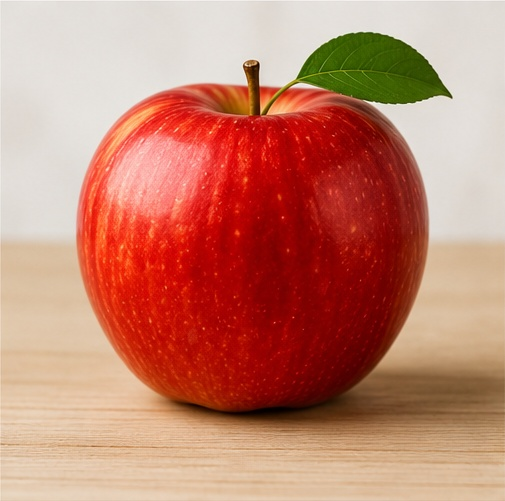
#> input picture image_segmentation_studio/tests/test_images/apple.jpg, 505 x 501 px, found by its file name
$ python kmeans_segmentation.py
#> lines starting #> are read from the running program, lines starting #| are printed output that depends on the picture; long printed decimals are rounded

import cv2
import numpy as np
import matplotlib.pyplot as plt
import time
from pathlib import Path


def cluster_pixels(image, K=3):

    # Reshape pixels into a 2D array
    pixels = image.reshape((-1, 3))

    # Convert pixels to float32
    pixels = np.float32(pixels)

    # Define stopping criteria
    criteria = (
        cv2.TERM_CRITERIA_EPS +
        cv2.TERM_CRITERIA_MAX_ITER,
        100,
        0.2
    )

    compactness, labels, centers = cv2.kmeans(
        pixels,
        K,
        None,
        criteria,
        5,
        cv2.KMEANS_PP_CENTERS
    )

    # Replace pixels with cluster colours
    centers = np.uint8(centers)
    segmented = centers[labels.flatten()]

    #  Reconstruct the image
    segmented = segmented.reshape(image.shape)

    return segmented, compactness


def segment_kmeans(image, k=3):
    """Studio interface: BGR image in, segmented BGR image of the same size out."""
    segmented, _ = cluster_pixels(image, k)
    return segmented


def kmeans_segmentation(image_path, image_name):

#> called with image_path = 'apple.jpg', image_name = 'Apple'
    project_dir = Path(__file__).resolve().parent.parent
    input_path = Path(image_path)
    if not input_path.is_absolute() and not input_path.is_file():
        input_path = project_dir / "tests" / "test_images" / input_path

    image = cv2.imread(str(input_path))
#> image is the input picture: shape (501, 505, 3); mean B, G, R 111.8, 131, 195.6
    if image is None:
        raise FileNotFoundError(f"Could not read image: {input_path}")

    # Convert BGR to RGB for display
    original = cv2.cvtColor(image, cv2.COLOR_BGR2RGB)

    # Set K = 3
    K = 3

    # Apply K-means and measure time
    start = time.perf_counter()

    segmented, compactness = cluster_pixels(image, K)
#> in cluster_pixels, `compactness, labels, centers = cv2.kmeans( pixels, K, None, criteria, ..`: compactness = 564767526.3; centers = [[187.2, 205.1, 225], [7.92, 23.7, 145.4], [74.25, 106.6, 204.3]]
#> in cluster_pixels, `centers = np.uint8(centers)`: centers = [[187, 205, 225], [7, 23, 145], [74, 106, 204]]
#> in cluster_pixels, `segmented = segmented.reshape(image.shape)`:
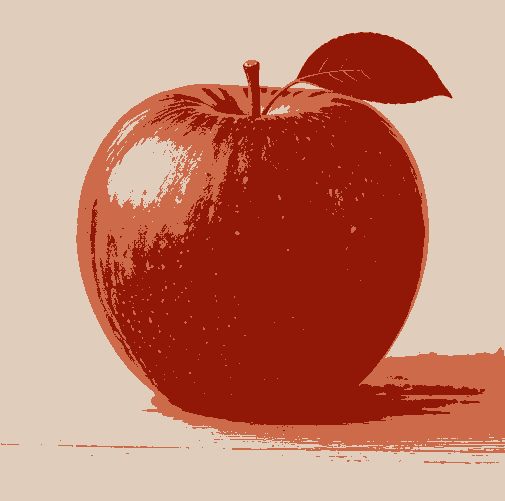
#> segmented: shape (501, 505, 3); mean B, G, R 111.3, 130.6, 195.4
#> compactness = 564767526.3

    end = time.perf_counter()

    # Convert result to RGB
    segmented_rgb = cv2.cvtColor(
        segmented, cv2.COLOR_BGR2RGB
    )

    #  Display original and segmented images
    plt.figure(figsize=(12, 5))

    plt.subplot(1, 2, 1)
    plt.imshow(original)
    plt.title("Original " + image_name)
    plt.axis("off")

    plt.subplot(1, 2, 2)
    plt.imshow(segmented_rgb)
    plt.title("K-means " + image_name + " (K=3)")
    plt.axis("off")

    plt.tight_layout()

    output_path = project_dir / f"kmeans_{input_path.name}"
    preview_path = project_dir / f"kmeans_{input_path.stem}_comparison.png"
    if not cv2.imwrite(str(output_path), segmented):
        raise OSError(f"Could not save result: {output_path}")
    plt.savefig(preview_path)
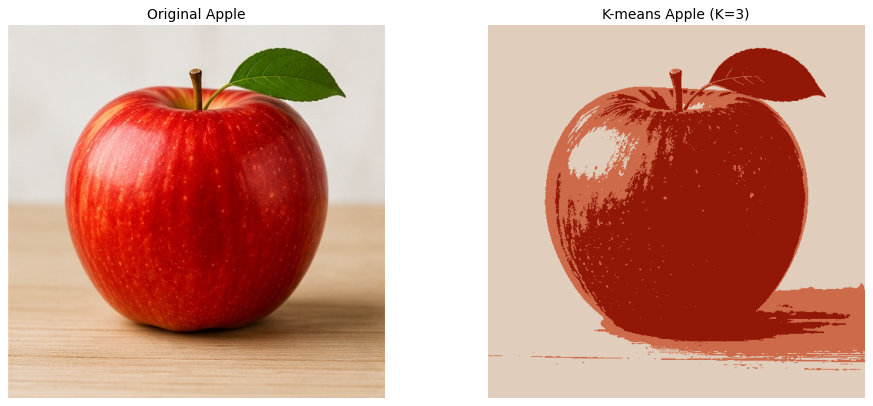
#> figure drawn by matplotlib, 2 panels
    plt.show()
    plt.close()

    print("\nImage:", image_name)
    print("Number of clusters:", K)
    print("Execution time:", round(end - start, 4), "seconds")
    print("Compactness:", compactness)
#| Compactness: 564767526.263
    print("Saved as:", output_path)
    print("Comparison preview:", preview_path)


if __name__ == "__main__":
    # IMAGE 1: APPLE
    kmeans_segmentation("apple.jpg", "Apple")

    # IMAGE 2: ORANGE
    kmeans_segmentation("orange.jpg", "Orange")
#> call 2 of kmeans_segmentation, with image_path = 'orange.jpg', image_name = 'Orange'
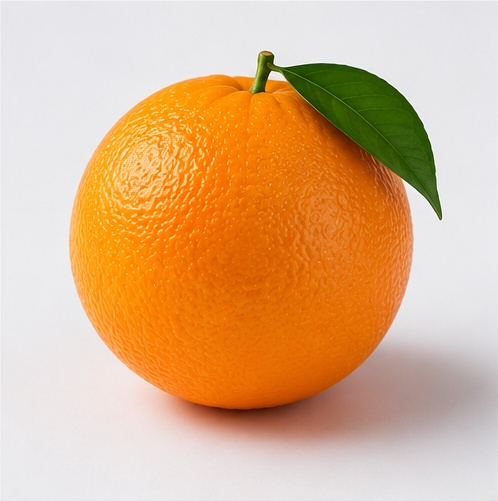
#> input picture image_segmentation_studio/tests/test_images/orange.jpg, 498 x 501 px, found by its file name
#> in kmeans_segmentation, image is the input picture: shape (501, 498, 3); mean B, G, R 139, 179.3, 220.6
#> call 2 of cluster_pixels, with K = 3
#> in cluster_pixels (call 2), `compactness, labels, centers = cv2.kmeans( pixels, K, None, criteria, ..`: compactness = 397534398.4; centers = [[224.5, 224.1, 228.8], [25.12, 124.8, 229.7], [11.11, 77.81, 68.12]]
#> in cluster_pixels (call 2), `centers = np.uint8(centers)`: centers = [[224, 224, 228], [25, 124, 229], [11, 77, 68]]
#> in cluster_pixels (call 2), `segmented = segmented.reshape(image.shape)`:
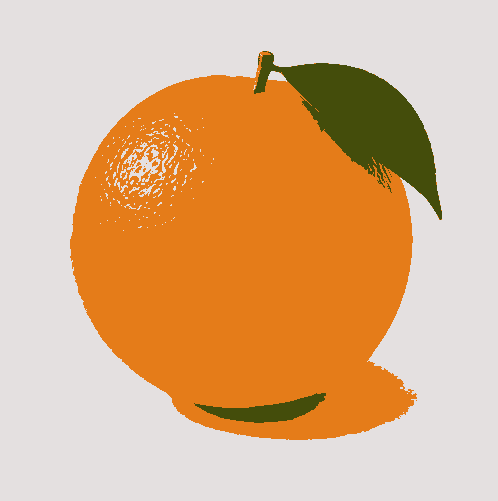
#> segmented: shape (501, 498, 3); mean B, G, R 138.6, 179, 219.9
#> in kmeans_segmentation (call 2), `segmented, compactness = cluster_pixels(image, K)`: compactness = 397534398.4
#| Compactness: 397534398.433

    # IMAGE 3: COLOURED BALLS
    kmeans_segmentation("colored_balls.jpg", "Coloured Balls")
#> call 3 of kmeans_segmentation, with image_path = 'colored_balls.jpg', image_name = 'Coloured Balls'
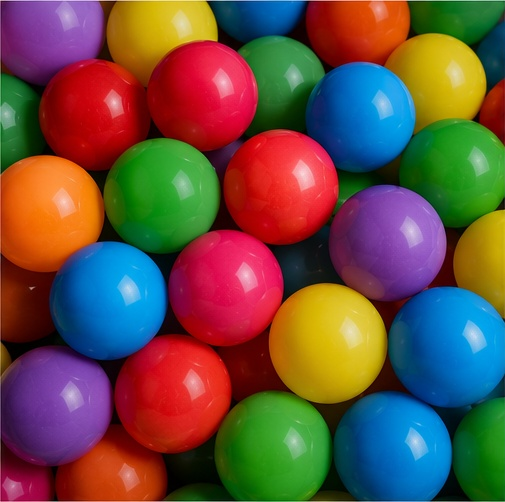
#> input picture image_segmentation_studio/tests/test_images/colored_balls.jpg, 505 x 502 px, found by its file name
#> in kmeans_segmentation, image is the input picture: shape (502, 505, 3); mean B, G, R 65.5, 77.7, 102.6
#> call 3 of cluster_pixels, with K = 3
#> in cluster_pixels (call 3), `compactness, labels, centers = cv2.kmeans( pixels, K, None, criteria, ..`: compactness = 1.6e+09; centers = [[32.92, 65.46, 41.57], [30.48, 73.51, 196.2], [180.7, 106.3, 54.94]]
#> in cluster_pixels (call 3), `centers = np.uint8(centers)`: centers = [[32, 65, 41], [30, 73, 196], [180, 106, 54]]
#> in cluster_pixels (call 3), `segmented = segmented.reshape(image.shape)`:
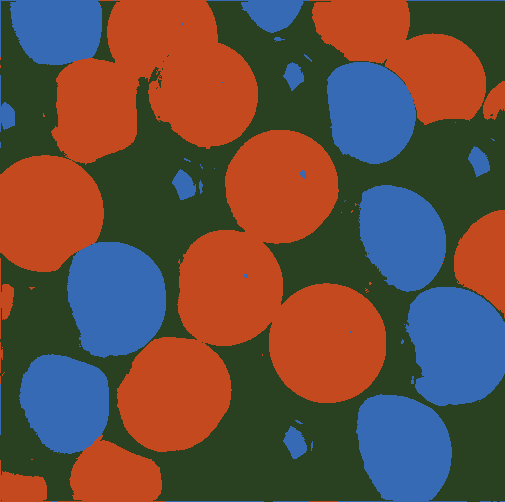
#> segmented: shape (502, 505, 3); mean B, G, R 64.8, 77.3, 102
#> in kmeans_segmentation (call 3), `segmented, compactness = cluster_pixels(image, K)`: compactness = 1.6e+09
#| Compactness: 1596312781.966
